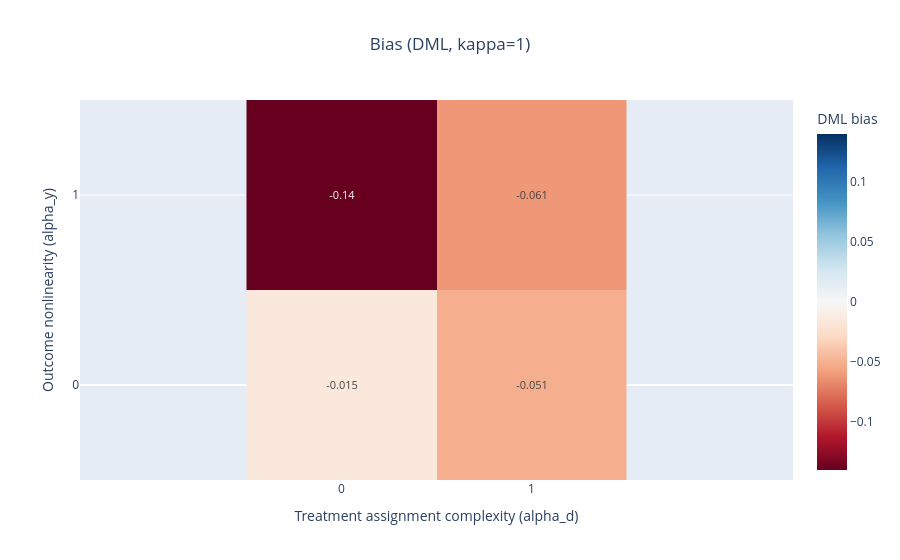

This figure's notebook cell:
### Code cell
fig = estimator_metric_heatmap(summary_df, metric="bias", estimator="DML", kappa=1)
fig.show()

### Figure 1 — Plotly figure (JSON) as saved in the notebook; plotly's stock layout.template omitted (floating-point values rounded to 4 significant figures)
{"data": [{"colorbar": {"title": {"text": "DML bias"}}, "colorscale": [[0, "rgb(103,0,31)"], [0.1, "rgb(178,24,43)"], [0.2, "rgb(214,96,77)"], [0.3, "rgb(244,165,130)"], [0.4, "rgb(253,219,199)"], [0.5, "rgb(247,247,247)"], [0.6, "rgb(209,229,240)"], [0.7, "rgb(146,197,222)"], [0.8, "rgb(67,147,195)"], [0.9, "rgb(33,102,172)"], [1, "rgb(5,48,97)"]], "hovertemplate": "alpha_d=%{x}<br>alpha_y=%{y}<br>DML bias=%{z:.4f}<extra></extra>", "text": [[-0.015, -0.051], [-0.14, -0.061]], "textfont": {"size": 11}, "texttemplate": "%{text}", "type": "heatmap", "x": [0, 1], "y": [0, 1], "z": [[-0.01527, -0.05109], [-0.1402, -0.06135]], "zmid": 0}], "layout": {"title": {"text": "Bias (DML, kappa=1)", "x": 0.5}, "xaxis": {"tickmode": "array", "ticktext": ["0", "1"], "tickvals": [0, 1], "title": {"text": "Treatment assignment complexity (alpha_d)"}}, "yaxis": {"scaleanchor": "x", "scaleratio": 1, "tickmode": "array", "ticktext": ["0", "1"], "tickvals": [0, 1], "title": {"text": "Outcome nonlinearity (alpha_y)"}}}}
